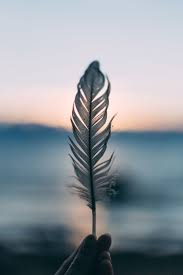
#> input picture day5/image.jpg, 183 x 275 px
$ python 6.thresholding.py
#> lines starting #> are read from the running program, lines starting #| are printed output that depends on the picture; after the words box and inside, x2 and y2 are one past the last pixel; in counts of white or black regions, pixels touching at a corner belong together
import cv2
import matplotlib.pyplot as plt
img = cv2.imread("image.jpg")
#> img is the input picture: shape (275, 183, 3); mean B, G, R 155.9, 149, 141.2
gray=cv2.cvtColor(img,cv2.COLOR_BGR2GRAY)
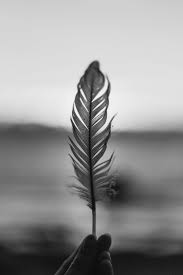
#> gray: shape (275, 183); min 4, max 252, mean 147.5
threshold,thresh=cv2.threshold(gray,127,255,cv2.THRESH_BINARY+cv2.THRESH_OTSU)
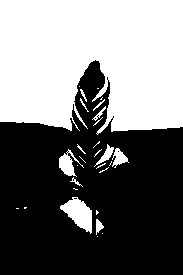
#> thresh: shape (275, 183); 46% white; 29 white regions (17 under 20 px), largest, box (x1, y1, x2, y2) and area: (0, 0, 183, 135) 21539, (60, 197, 92, 234) 639, (59, 149, 84, 177) 290
#> threshold = 152
plt.imshow(cv2.cvtColor(thresh,cv2.COLOR_BGR2RGB))
plt.show()
